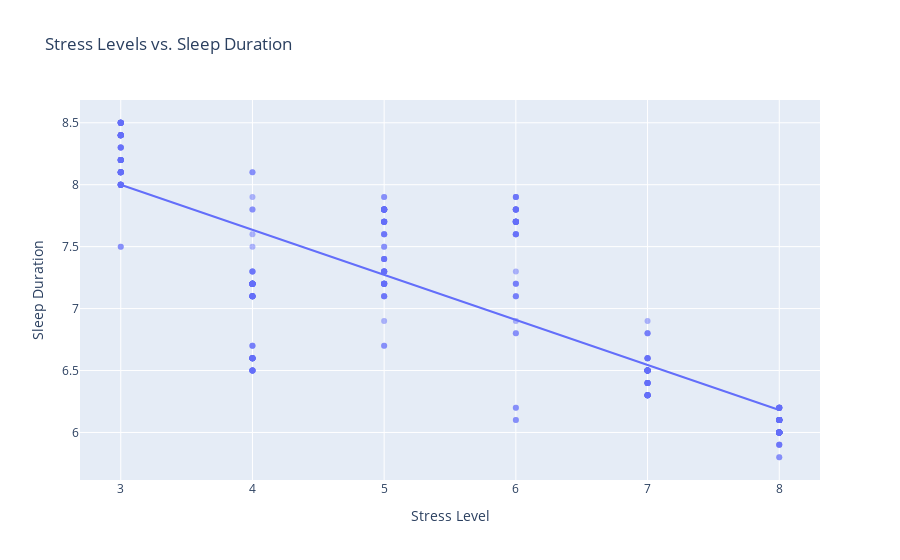

The cell this chart's notebook holds for it:
### Code cell
import plotly.express as px

# Create an interactive scatter plot using Plotly Express
fig = px.scatter(df, x='Stress Level', y='Sleep Duration', title='Stress Levels vs. Sleep Duration',
                 labels={'Stress Level': 'Stress Level', 'Sleep Duration': 'Sleep Duration'},
                 opacity=0.5, trendline='ols')

# Customize the layout
fig.update_layout(xaxis_title="Stress Level", yaxis_title="Sleep Duration")

# Show the interactive plot
fig.show()

### Figure 1 — Plotly figure (JSON) as saved in the notebook; plotly's stock layout.template omitted (floating-point values rounded to 4 significant figures; data arrays with more than 128 entries replaced by an {"elided": "..."} marker saying what was removed)
{"data": [{"hovertemplate": "Stress Level=%{x}<br>Sleep Duration=%{y}<extra></extra>", "legendgroup": "", "marker": {"color": "#636efa", "opacity": 0.5, "symbol": "circle"}, "mode": "markers", "name": "", "orientation": "v", "showlegend": false, "type": "scatter", "x": {"elided": "374 int values"}, "xaxis": "x", "y": {"elided": "374 float values"}, "yaxis": "y"}, {"hovertemplate": "<b>OLS trendline</b><br>Sleep Duration = -0.363644 * Stress Level + 9.09032<br>R<sup>2</sup>=0.657758<br><br>Stress Level=%{x}<br>Sleep Duration=%{y} <b>(trend)</b><extra></extra>", "legendgroup": "", "marker": {"color": "#636efa", "symbol": "circle"}, "mode": "lines", "name": "", "showlegend": false, "type": "scatter", "x": {"elided": "374 int values"}, "xaxis": "x", "y": {"elided": "374 float values"}, "yaxis": "y"}], "layout": {"legend": {"tracegroupgap": 0}, "title": {"text": "Stress Levels vs. Sleep Duration"}, "xaxis": {"anchor": "y", "domain": [0, 1], "title": {"text": "Stress Level"}}, "yaxis": {"anchor": "x", "domain": [0, 1], "title": {"text": "Sleep Duration"}}}}
